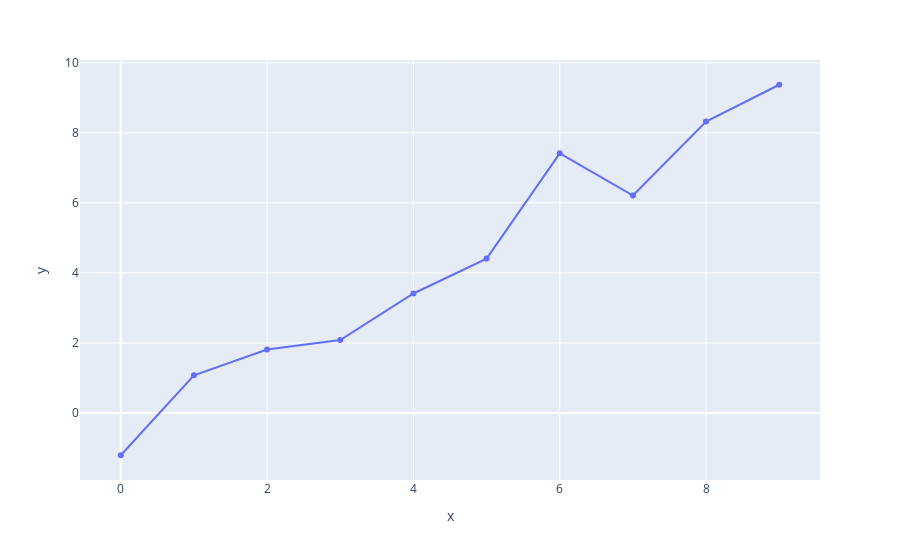

Here is the notebook cell this chart was saved with:
### Code cell
import plotly.express as px
import plotly.io as pio

x = np.arange(10)
y = np.arange(10) + np.random.randn(10)
fig = px.line(x=x, y=y, markers=True)
fig.show()

# pio.write_html(fig, file='_includes/figure.html', auto_open=True)

### Figure 1 — Plotly figure (JSON) as saved in the notebook; plotly's stock layout.template omitted (floating-point values rounded to 4 significant figures)
{"data": [{"hovertemplate": "x=%{x}<br>y=%{y}<extra></extra>", "legendgroup": "", "line": {"color": "#636efa", "dash": "solid"}, "marker": {"symbol": "circle"}, "mode": "lines+markers", "name": "", "orientation": "v", "showlegend": false, "type": "scatter", "x": [0, 1, 2, 3, 4, 5, 6, 7, 8, 9], "xaxis": "x", "y": [-1.206, 1.078, 1.81, 2.085, 3.413, 4.408, 7.414, 6.209, 8.319, 9.372], "yaxis": "y"}], "layout": {"autosize": true, "legend": {"tracegroupgap": 0}, "margin": {"t": 60}, "xaxis": {"anchor": "y", "autorange": true, "domain": [0, 1], "range": [-0.5829, 9.583], "title": {"text": "x"}, "type": "linear"}, "yaxis": {"anchor": "x", "autorange": true, "domain": [0, 1], "range": [-2.025, 10.19], "title": {"text": "y"}, "type": "linear"}}}
